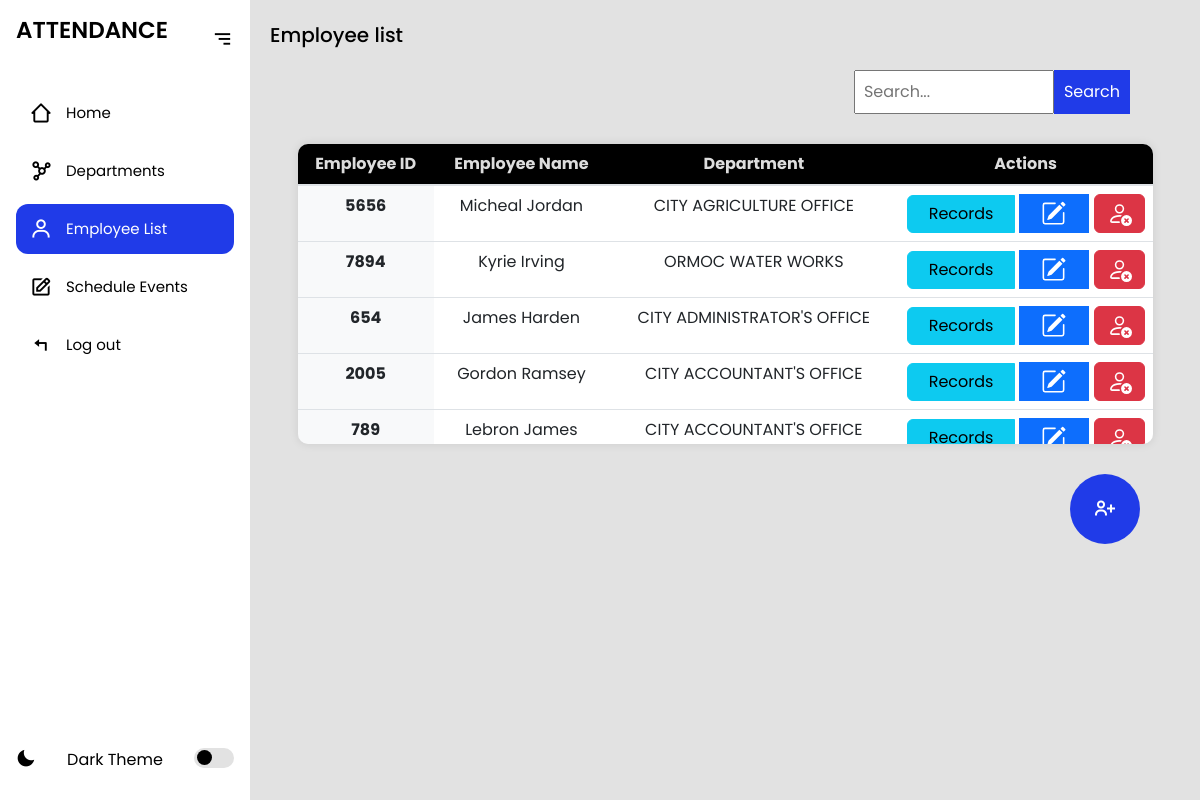
The app's page /employeelist/ (signed in) with its own data.
### myapp/models.py (models this page shows, shortened)
class Employee(models.Model):
    employee_id = models.CharField(max_length=100, unique=True)
    first_name = models.CharField(max_length=120)
    last_name = models.CharField(max_length=120)
    username = models.CharField(max_length=100, unique=True, default='defaultuser')
    password = models.CharField(max_length=128, default='defaultpassword')
    department_name = models.ForeignKey(Department, on_delete=models.CASCADE, related_name='employees')
    updated = models.DateTimeField(auto_now=True)
    created = models.DateTimeField(auto_now_add=True)
    class Meta:
        ordering = ['-updated', '-created']

class Department(models.Model):
    name = models.CharField(max_length=100)
    def __str__(self):
        return self.name

### myapp/views.py (the view, shortened to what this page needs)
# urls.py: path('employeelist/', views.employeelist, name='employeelist'),
@login_required
def employeelist(request):
    search_query = request.GET.get('search', '')
    if search_query:
        employees = Employee.objects.filter(
            Q(employee_id__icontains=search_query) |
            Q(first_name__icontains=search_query) |
            Q(last_name__icontains=search_query) |
            Q(department_name__name__icontains=search_query)
        )
    else:
        employees = Employee.objects.all()
    departments = Department.objects.all()  # Fetch departments here
    context = {
        "employees": employees,
        "departments": departments
    }
    return render(request, 'employeelist.html', context)

### myapp/templates/employeelist.html (shortened to what this page needs)
{% extends 'index.html' %}
{% block content %}
<section class="home">
    <p>Employee list</p>
<form method="GET" action="{% url 'employeelist' %}" class="search-parent">
  <input type="search" name="search" placeholder="Search..." class="search" value="{{ request.GET.search }}" />
  <button type="submit">Search</button>
</form>
<div class="table-container">
    <table class="table">
        <thead>
            <tr>
                <th scope="col">Employee ID</th>
                <th scope="col">Employee Name</th>
                <th scope="col">Department</th>
                <th scope="col">Actions</th>
            </tr>
        </thead>
        <tbody>
            {% for employee in employees %}
            <tr>
                <th scope="row">{{ employee.employee_id }}</th>
                <td>{{ employee.first_name }} {{ employee.last_name }}</td>
                <td>{{ employee.department_name }}</td>
                <td>
                    <div class="btn-group" style="display: flex; flex-direction: row; align-items: center; gap: 5px;  ">
                        <a class="btn btn-info" href="{% url 'view_employee' employee.employee_id %}">Records</a>
                        <a class="btn btn-primary" href="{% url 'edit_employee' employee.id %}">
                        </a>
                        <form action="{% url 'delete_employee' employee.id %}" method="POST">
                            <button type="button" class="btn btn-danger" data-bs-toggle="modal" data-bs-target="#deleteModal-{{ employee.id }}">
                            </button>
                        </form>
                    </div>
                </td>
            </tr>
            {% empty %}
            <tr>
                <td colspan="6">Employee doesnt exist</td>
            </tr>
            {% endfor %}
        </tbody>
    </table>
</div>
<div class='add-emp'
style="
    display: flex;
    align-items: center;
    justify-content: end;
    margin-right: 60px;
    ">
<button type="button"
class="bx bx-user-plus"
data-bs-toggle="modal"
data-bs-target="#signupModal"
style="
    width: 70px;
    height: 70px;
    border-radius: 50%;
    font-size: 24px;
    display: flex;
    align-items: center;
    justify-content: center;
    color: white;
    border: none;
    cursor: pointer;
    ">
</button>
</div>
</section>
{% endblock %}

### myapp/static/css/styles.css (style rules this page uses)
* { margin: 0; padding: 0; box-sizing: border-box; font-family: "Poppins", sans-serif; --color-hover: rgb(32, 59, 232); --transition: all 0.2s ease; }
:root { --color-white: #fff; --color-black: #000; --color-bg: #e2e2e2; }
.home { position: relative; top: 0; left: 78px; width: calc(100% - 78px); min-height: 100vh; background: var(--color-bg); z-index: 6; transition: var(--transition); }
.sidebar.expand ~ .home { left: 250px; width: calc(100% - 250px); transition: var(--transition); }
.home p { font-size: 20px; font-weight: 500; color: var(--color-black); display: inline-block; margin: 20px; white-space: nowrap; }
input, select { width: 100%; padding: 8px; margin-top: 5px; }
button { padding: 10px; background-color: rgb(32, 59, 232); color: white; border: none; cursor: pointer; }
.table-container { width: 90%; max-height: 300px; overflow-y: auto; margin: 30px auto; border-radius: 10px; box-shadow: 0 0 10px rgba(0, 0, 0, 0.1); }
.table { width: 100%; background-color: transparent; border-collapse: collapse; }
.table th, .table td { padding: 0.75rem; vertical-align: top; border: px solid #000000; }
.table thead th { vertical-align: bottom; border-bottom: 2px solid #dee2e6; background-color: #000000; text-align: left; color: #ddd; text-align: center; }
.table th { font-weight: bold; background-color: #f8f9fa; }
.table tr:nth-child(even) { background-color: #f2f2f2; }
.table tr:nth-child(odd) { background-color: #f2f2f2; }
.table td { text-align: center; }
.table th[scope="row"] { background-color: #f8f9fa; text-align: center; }
.search { width: 200px; }
.search-parent { display: flex; justify-content: end; margin-right: 70px; margin-bottom: 10px; }

### records on screen
Employee: employee_id "5656", first_name "Micheal", last_name "Jordan", department_name "CITY AGRICULTURE OFFICE"
Employee: employee_id "7894", first_name "Kyrie", last_name "Irving", department_name "ORMOC WATER WORKS"
Employee: employee_id "654", first_name "James", last_name "Harden", department_name "CITY ADMINISTRATOR'S OFFICE"
Employee: employee_id "2005", first_name "Gordon", last_name "Ramsey", department_name "CITY ACCOUNTANT'S OFFICE"
Employee: employee_id "789", first_name "Lebron", last_name "James", department_name "CITY ACCOUNTANT'S OFFICE"
